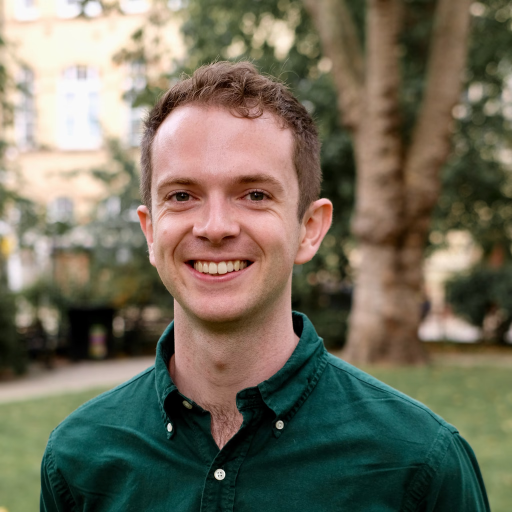
#> input picture originals/marcus-fogg-original.png, 1024 x 1024 px, found by its file name (shown at 1/2 size)
$ python portrait.py
#> lines starting #> are read from the running program, lines starting #| are printed output that depends on the picture
"""Rebuild the hero portrait from its original, centred on Marcus.

The photograph as supplied has him left of centre, with noticeably more park
on the right than on the left, which reads as him standing off to one side in
the square frame the hero draws. This takes the widest square window that
centres him, which means trimming the right-hand side, then writes the three
sizes the <picture> element asks for, in WebP and JPEG.

FACE_X is where his face sits across the original, measured from the rendered
page: 0.5 would be dead centre. Everything else follows from it. Re-measure it
if the portrait is ever replaced.

Usage:
    python3 scripts/portrait.py
"""

from PIL import Image
import os

SRC = "originals/marcus-fogg-original.png"
OUT = "assets/img"
STEM = "marcus-fogg"
SIZES = (512, 768, 1024)
FACE_X = 0.432          # measured, not guessed


def build():
    im = Image.open(SRC).convert("RGB")
#> im is the input picture: PIL image 1024x1024 RGB; mean R, G, B 114.4, 110.1, 92.7
    w, h = im.size
#> w = 1024; h = 1024

    # The widest square that puts FACE_X in the middle. Centring him means
    # losing whichever side he sits nearer to, so the window is limited by the
    # shorter of the two gaps either side of him.
    centre = FACE_X * w
#> centre = 442.4
    side = min(centre, w - centre, h / 2) * 2
#> side = 884.7
    side = int(side)
#> side = 884
    left = int(centre - side / 2)
#> left = 0
    top = 0                               # keeps the headroom, trims his chest

    im = im.crop((left, top, left + side, top + side))
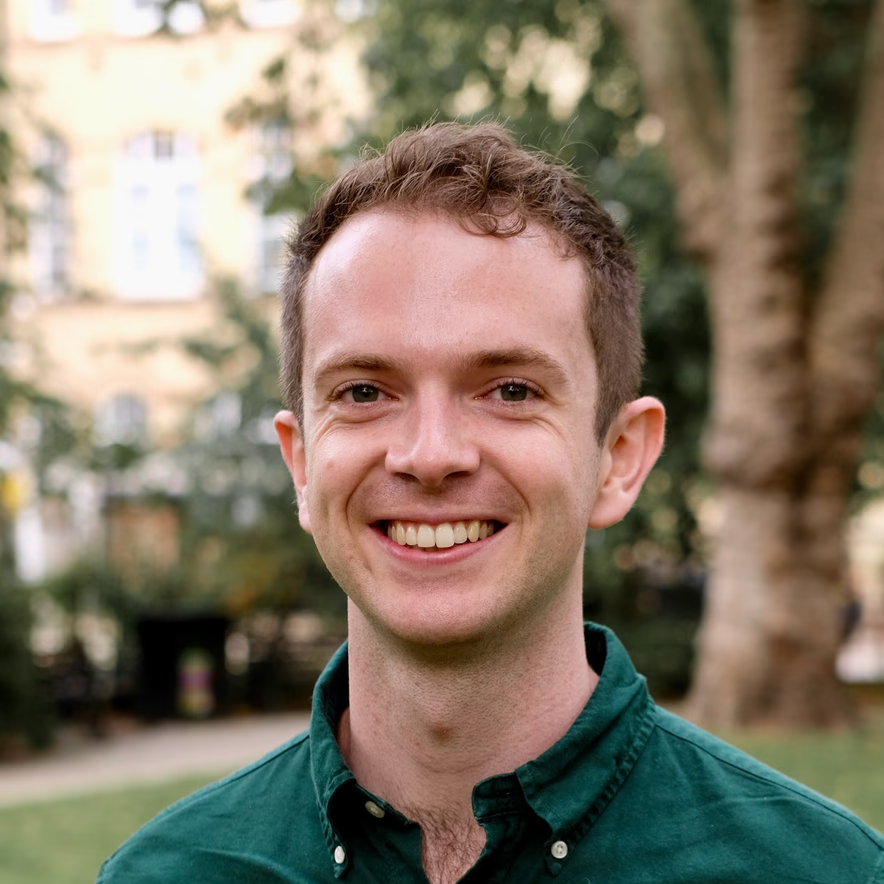
#> im: PIL image 884x884 RGB; mean R, G, B 133.2, 121.6, 104.5
    print(f"cropped {w}x{h} to {side}x{side} at x={left}, "
          f"face now at {(centre - left) / side:.1%}")
#| cropped 1024x1024 to 884x884 at x=0, face now at 50.0%

    os.makedirs(OUT, exist_ok=True)
    for size in SIZES:
        if size > side:
            print(f"  {size}px is an upscale from {side}px, by {size / side:.2f}x")
        r = im.resize((size, size), Image.LANCZOS)
        r.save(f"{OUT}/{STEM}-{size}.jpg", quality=86, optimize=True, progressive=True)
        r.save(f"{OUT}/{STEM}-{size}.webp", quality=82, method=6)
        j = os.path.getsize(f"{OUT}/{STEM}-{size}.jpg")
        wp = os.path.getsize(f"{OUT}/{STEM}-{size}.webp")
        print(f"  {size:4}  jpg {j // 1024:3}KB   webp {wp // 1024:3}KB")


if __name__ == "__main__":
    build()
